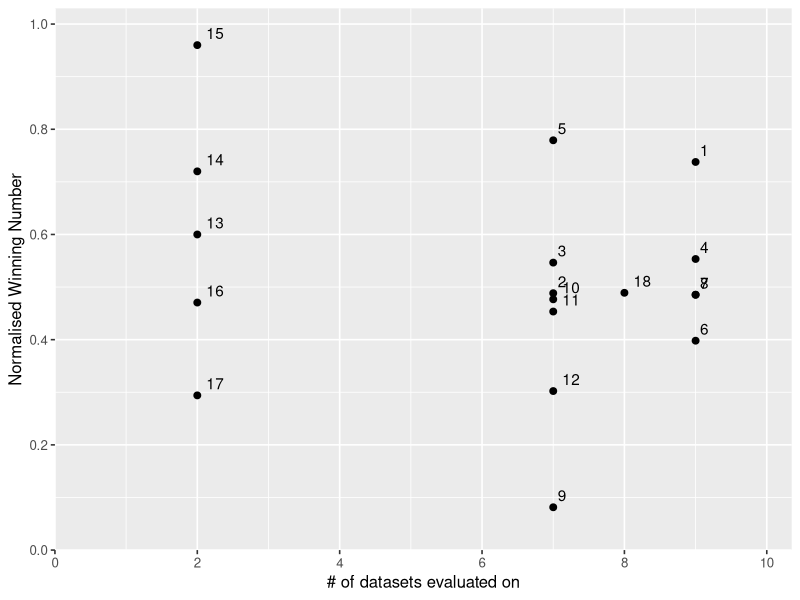

Generate this figure with R:
setwd("C:/Git-data/Afstuderen/method_selection")
require(ggplot2)

ltr_data = read.csv("ndcg10_results.csv")
temp <- ltr_data[,c(2:(length(ltr_data)-2))]
winnum <- apply(temp, 2, function(x) sapply(x, function(y) if(is.na(y)){NA}else{sum(x[!is.na(x)]<y)}))
winnum <- data.frame(winnum)
ideal_winnum <- apply(winnum, 2, function(x) sapply(x, function(y) if(is.na(y)){0}else{if(length(x[!is.na(x)]) == 0){0}else{max(x[!is.na(x)])}}))
summed_winnum <- apply(winnum, 1, function(x) sum(x,na.rm=TRUE))
summed_ideal_winnum <- apply(ideal_winnum, 1, function(x) sum(x,na.rm=TRUE))

norm_winnum <- summed_winnum/summed_ideal_winnum

nr_measurements <- apply(temp,1,function(x) sum(!is.na(x)))

output <- data.frame("Method" = ltr_data[,1], "Normalised_winning_number" = norm_winnum, "Nr_measurements"=nr_measurements)

# add ID's to output
output$id <- seq_len(nrow(output))
nc <- ncol(output)
output <- output[, c(nc, 1:(nc-1))]

# plot graph
ggplot(output, aes(Nr_measurements,Normalised_winning_number)) + geom_point(size=2) + 
  geom_text(aes(label=id), hjust=-0.5, vjust=-0.5) + 
  theme_grey(base_size=12, base_family="") + 
  scale_x_continuous("# of datasets evaluated on", expand = c(0,0), breaks=c(0,2,4,6,8,10)) +
  scale_y_continuous("Normalised Winning Number", expand = c(0,0), breaks=c(0,0.2,0.4,0.6,0.8,1.0)) +
  expand_limits(x = c(0,10.35), y = c(0,1.03))
